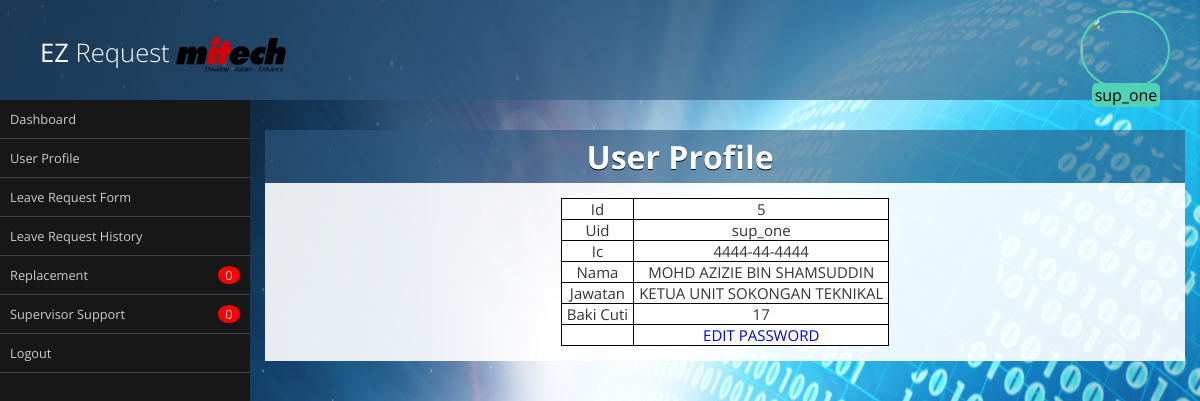
Page / (signed in) on the committed database.
### tables this page shows
CREATE TABLE `users` (
  `id` int(11) NOT NULL,
  `username` varchar(86) NOT NULL,
  `ic` varchar(12) NOT NULL,
  `nama` varchar(64) NOT NULL,
  `pass` varchar(64) NOT NULL,
  `jawatan` varchar(64) NOT NULL,
  `jabatan` varchar(86) NOT NULL,
  `baki_cuti` int(11) NOT NULL
);

### user_profile.php (the view, shortened to what this page needs)
<div id="box" >
<div class="box-top"><h1>User Profile</h1></div>
<?php
include 'conn_ezr.php';
$id=$_SESSION['logged_id'];
$sql = "SELECT * FROM users WHERE id=$id";
$result = mysqli_query($conn, $sql);
$row = $result->fetch_assoc();
?>
<div class="box-panel">
<table class='list' border='1px'">
<tr>
	<td>Id</td><td><?php echo $row["id"]; ?></td>
</tr>
<tr>
	<td>Uid</td> <td><?php echo $row["username"]; ?></td>
</tr>
<tr>
	<td>Ic</td> <td><?php echo $row["ic"]; ?></td>
</tr>
<tr>
	<td>Nama</td> <td><?php echo $row["nama"]; ?></td>
</tr>
<tr>
	<td>Jawatan</td> <td><?php echo $row["jawatan"]; ?></td>
</tr>
<tr>
	<?php if ($_SESSION['logged_id'] != 1){
		echo "<td>Baki Cuti</td> <td> ".$row['baki_cuti']." </td>";
	}
	?>
</tr>
<tr>
	<td></td><td><a href="index.php?p=update_password"> EDIT PASSWORD</a></td>
</tr>
</table>
</div>
</div>

### print.css (style rules this page uses)
* { margin: 0; padding: 0; box-sizing: border-box; }
body { font-family: 'Open Sans'; text-align: center; }
a { text-decoration: none; }
div#box { margin-top: 15px; }
div#box .box-top { color: #fff; text-shadow: 0 1px #000; background: rgba(47, 91, 130, 0.6); padding: 5px; padding-left: 15px; font-weight: 300; text-align: center; }
div#box .box-panel { padding: 15px; background: rgba(255, 255, 255, 0.9); color: #333; margin: 0 auto; text-align: center; }
table td { word-wrap:break-word; border-collapse: collapse; padding-left:5px; padding-right:5px; font-size:15px; text-align: center; }
table.list { border-collapse: collapse; font-size:15px; border:1px solid black; border-radius:3px; background-color:white; word-wrap:break-word; margin:0 auto; text-align: center; }

### admin.css (style rules this page uses)
* { margin: 0; padding: 0; box-sizing: border-box; }
body { font-family: 'Open Sans'; }
a { text-decoration: none; }
div#box { margin-top: 15px; }
div#box .box-top { color: #fff; text-shadow: 0 1px #000; background: rgba(47, 91, 130, 0.6); padding: 5px; padding-left: 15px; font-weight: 300; text-align: center; page-break-before : always }
div#box .box-panel { padding: 15px; background: rgba(255, 255, 255, 0.9); color: #333; margin: 0 auto; text-align: center; }
table td { word-wrap:break-word; border-collapse: collapse; padding-left:5px; padding-right:5px; font-size:15px; text-align: center; }
table.list { border-collapse: collapse; font-size:15px; border:1px solid black; border-radius:3px; background-color:white; word-wrap:break-word; margin:0 auto; text-align: center; }

### rows in the picture
users: id "5", username "sup_one", ic "4444-44-4444", nama "MOHD AZIZIE BIN SHAMSUDDIN", jawatan "KETUA UNIT SOKONGAN TEKNIKAL", baki_cuti "17"

### other values in the picture
$_SESSION["username"] "sup_one"
$row['num_rows'] "0"
$row2['num_rows'] "0"
